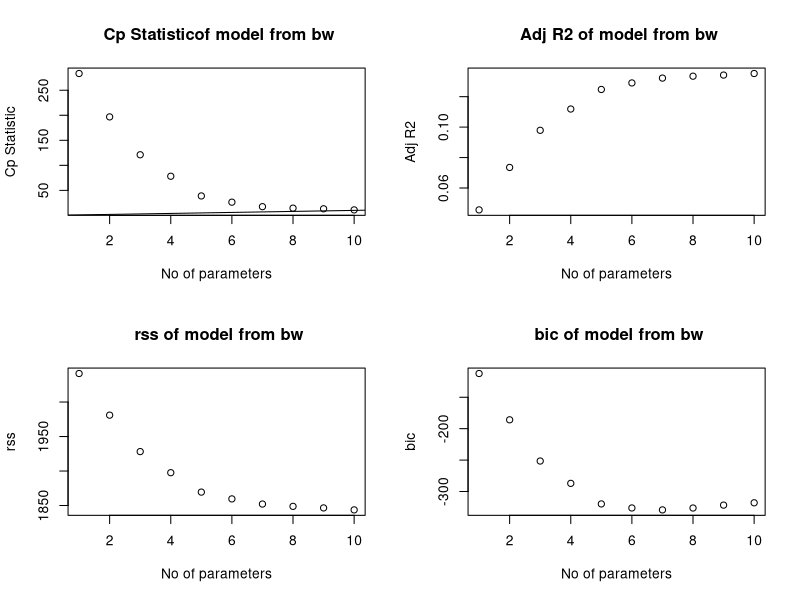
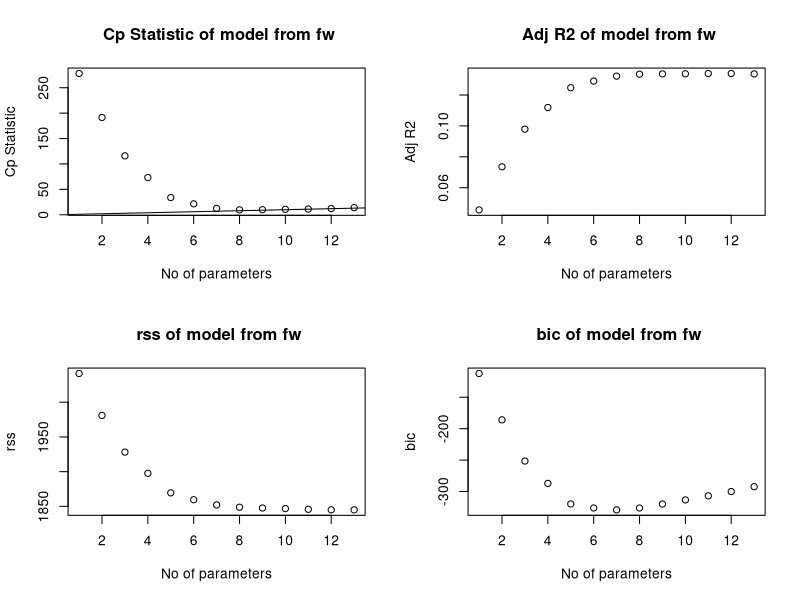

R code for these plots, in order:
## ---- chunk 1
library(tidyverse)
library(leaps)

#load the data
data_bwd = read.csv("./data/cleaned_data_for_analyses.csv") %>% 
  select(-X, -postalcode,-facilityname,-facilityzip, -patientid, -visitid, -date) %>% 
  mutate(is30dayreadmit = as.factor(is30dayreadmit), icu_flag = as.factor(icu_flag))
str(data_bwd)

## ---- chunk 2
# using the selected variable from automatic method and go on using criterion-based method
attach(data_bwd)
model_bw <- lm(log_length_of_stay ~ is30dayreadmit + evisit + age 
                           + gender + maritalstatus + insurancetype
                           + heartrate_transformed + respirationrate_transformed 
                           + mean_arterial_pressure)
model_fw <- lm(log_length_of_stay ~ is30dayreadmit + evisit + age 
                           + race + insurancetype + heartrate_transformed 
                           + respirationrate_transformed + mean_arterial_pressure)

# for model yield from backward elimination method
criterion_bw <- regsubsets(log_length_of_stay ~ is30dayreadmit + evisit + age 
                           + gender + maritalstatus + insurancetype
                           + heartrate_transformed + respirationrate_transformed 
                           + mean_arterial_pressure, data=data_bwd, nvmax = 15)
res_bw <- summary(criterion_bw)
par(mfrow = c(2,2))
plot(1:10, res_bw$cp, xlab = "No of parameters", ylab = "Cp Statistic", main = " Cp Statisticof model from bw")
abline(0,1)
plot(1:10, res_bw$adjr2, xlab = "No of parameters", ylab = "Adj R2", main = " Adj R2 of model from bw" )
plot(1:10, res_bw$rss, xlab = "No of parameters", ylab = "rss", main = " rss of model from bw")
plot(1:10, res_bw$bic, xlab = "No of parameters", ylab = "bic",main = " bic of model from bw")

# for model yield from forward elimination method
criterion_fw <- regsubsets(log_length_of_stay ~ is30dayreadmit + evisit + age 
                           + race + insurancetype + heartrate_transformed 
                           + respirationrate_transformed + mean_arterial_pressure, data = data_bwd, nvmax = 15)
res_fw <- summary(criterion_fw)
par(mfrow = c(2,2))
plot(1:13, res_fw$cp, xlab = "No of parameters", ylab = "Cp Statistic", main = " Cp Statistic of model from fw")
abline(0,1)
plot(1:13, res_fw$adjr2, xlab = "No of parameters", ylab = "Adj R2", main = " Adj R2 of model from fw")
plot(1:13, res_fw$rss, xlab = "No of parameters", ylab = "rss", main = " rss of model from fw")
plot(1:13, res_fw$bic, xlab = "No of parameters", ylab = "bic", main = " bic of model from fw")
## ---- chunk 3
#using the function provided in class, using this way we can see the value for each criterion 
best <- function(model, ...) 
{
  subsets <- regsubsets(formula(model), model.frame(model), ..., nvmax = 15)
  subsets <- with(summary(subsets),
                  cbind(p = as.numeric(rownames(which)), which, rss, rsq, adjr2, cp, bic))
  
  return(subsets)
}  

# Select the 'best' 2 models of all subsets
res_bw <- round(best(model_bw, nbest = 1), 4)
res_fw <- round(best(model_fw, nbest = 1), 4)
## ---- chunk 4
cri_bw <- c(res_bw[-1, 13:17], AIC(model_bw))
cri_fw <- c(res_fw[,16:20], AIC(model_fw))
rbind(cri_bw,cri_fw)
